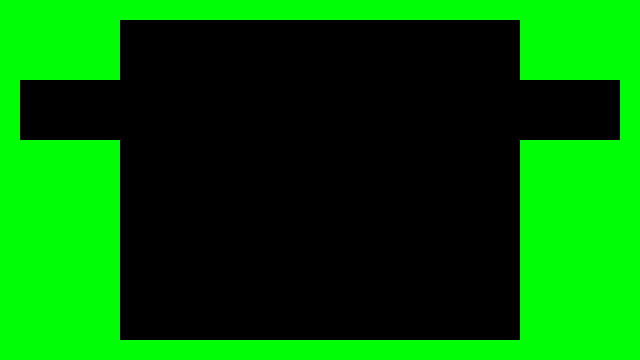

This game map was drawn from its Tiled (.tmx) file and the tilesets committed beside it. A one-line description and the full map source follow:
An orthogonal 32x18 tile map with 20x20 px tiles, 1 tile layer (main) and 50 objects (2x 1, 2x 2, 2x 3).

<map version="1.2" tiledversion="1.2.1" orientation="orthogonal" renderorder="right-down" width="32" height="18" tilewidth="20" tileheight="20" infinite="0" nextlayerid="8" nextobjectid="145">
 <tileset firstgid="1" source="testsheet.tsx" />
 <layer id="1" name="main" width="32" height="18">
  <data encoding="csv">
1,1,1,1,1,1,1,1,1,1,1,1,1,1,1,1,1,1,1,1,1,1,1,1,1,1,1,1,1,1,1,1,
1,1,1,1,1,1,0,0,0,0,0,0,0,0,0,0,0,0,0,0,0,0,0,0,0,0,1,1,1,1,1,1,
1,1,1,1,1,1,0,0,0,0,0,0,0,0,0,0,0,0,0,0,0,0,0,0,0,0,1,1,1,1,1,1,
1,1,1,1,1,1,0,0,0,0,0,0,0,0,0,0,0,0,0,0,0,0,0,0,0,0,1,1,1,1,1,1,
1,0,0,0,0,0,0,0,0,0,0,0,0,0,0,0,0,0,0,0,0,0,0,0,0,0,0,0,0,0,0,1,
1,0,0,0,0,0,0,0,0,0,0,0,0,0,0,0,0,0,0,0,0,0,0,0,0,0,0,0,0,0,0,1,
1,0,0,0,0,0,0,0,0,0,0,0,0,0,0,0,0,0,0,0,0,0,0,0,0,0,0,0,0,0,0,1,
1,1,1,1,1,1,0,0,0,0,0,0,0,0,0,0,0,0,0,0,0,0,0,0,0,0,1,1,1,1,1,1,
1,1,1,1,1,1,0,0,0,0,0,0,0,0,0,0,0,0,0,0,0,0,0,0,0,0,1,1,1,1,1,1,
1,1,1,1,1,1,0,0,0,0,0,0,0,0,0,0,0,0,0,0,0,0,0,0,0,0,1,1,1,1,1,1,
1,1,1,1,1,1,0,0,0,0,0,0,0,0,0,0,0,0,0,0,0,0,0,0,0,0,1,1,1,1,1,1,
1,1,1,1,1,1,0,0,0,0,0,0,0,0,0,0,0,0,0,0,0,0,0,0,0,0,1,1,1,1,1,1,
1,1,1,1,1,1,0,0,0,0,0,0,0,0,0,0,0,0,0,0,0,0,0,0,0,0,1,1,1,1,1,1,
1,1,1,1,1,1,0,0,0,0,0,0,0,0,0,0,0,0,0,0,0,0,0,0,0,0,1,1,1,1,1,1,
1,1,1,1,1,1,0,0,0,0,0,0,0,0,0,0,0,0,0,0,0,0,0,0,0,0,1,1,1,1,1,1,
1,1,1,1,1,1,0,0,0,0,0,0,0,0,0,0,0,0,0,0,0,0,0,0,0,0,1,1,1,1,1,1,
1,1,1,1,1,1,0,0,0,0,0,0,0,0,0,0,0,0,0,0,0,0,0,0,0,0,1,1,1,1,1,1,
1,1,1,1,1,1,1,1,1,1,1,1,1,1,1,1,1,1,1,1,1,1,1,1,1,1,1,1,1,1,1,1
</data>
 </layer>
 <objectgroup color="#ff0000" id="2" name="obstacles">
  <object id="96" x="120" y="320" width="20" height="20" />
  <object id="97" x="140" y="320" width="20" height="20" />
  <object id="98" x="160" y="320" width="20" height="20" />
  <object id="99" x="180" y="320" width="20" height="20" />
  <object id="100" x="200" y="320" width="20" height="20" />
  <object id="101" x="220" y="320" width="20" height="20" />
  <object id="102" x="240" y="320" width="20" height="20" />
  <object id="103" x="260" y="320" width="20" height="20" />
  <object id="104" x="280" y="320" width="20" height="20" />
  <object id="105" x="300" y="320" width="20" height="20" />
  <object id="106" x="320" y="320" width="20" height="20" />
  <object id="107" x="340" y="320" width="20" height="20" />
  <object id="108" x="360" y="320" width="20" height="20" />
  <object id="109" x="380" y="320" width="20" height="20" />
  <object id="110" x="400" y="320" width="20" height="20" />
  <object id="111" x="420" y="320" width="20" height="20" />
  <object id="112" x="440" y="320" width="20" height="20" />
  <object id="113" x="460" y="320" width="20" height="20" />
  <object id="114" x="480" y="320" width="20" height="20" />
  <object id="115" x="500" y="320" width="20" height="20" />
  <object id="116" x="120" y="60" width="20" height="20" />
  <object id="117" x="120" y="20" width="20" height="20" />
  <object id="118" x="120" y="40" width="20" height="20" />
  <object id="119" x="500" y="60" width="20" height="20" />
  <object id="120" x="500" y="20" width="20" height="20" />
  <object id="121" x="500" y="40" width="20" height="20" />
  <object id="129" x="120" y="200" width="20" height="20" />
  <object id="130" x="120" y="160" width="20" height="20" />
  <object id="131" x="120" y="180" width="20" height="20" />
  <object id="132" x="120" y="260" width="20" height="20" />
  <object id="133" x="120" y="220" width="20" height="20" />
  <object id="134" x="120" y="240" width="20" height="20" />
  <object id="135" x="120" y="280" width="20" height="20" />
  <object id="136" x="120" y="300" width="20" height="20" />
  <object id="137" x="500" y="200" width="20" height="20" />
  <object id="138" x="500" y="160" width="20" height="20" />
  <object id="139" x="500" y="180" width="20" height="20" />
  <object id="140" x="500" y="260" width="20" height="20" />
  <object id="141" x="500" y="220" width="20" height="20" />
  <object id="142" x="500" y="240" width="20" height="20" />
  <object id="143" x="500" y="280" width="20" height="20" />
  <object id="144" x="500" y="300" width="20" height="20" />
 </objectgroup>
 <objectgroup color="#ffffff" id="5" name="exit">
  <object id="15" x="580" y="120" width="20" height="20" />
 </objectgroup>
 <objectgroup color="#00ff00" id="3" name="player">
  <object id="2" x="40" y="120" width="20" height="20" />
 </objectgroup>
 <objectgroup color="#0000ff" id="6" name="platforms" locked="1">
  <object id="122" name="1" x="120" y="140" width="60" height="8" />
  <object id="123" name="2" x="300" y="140" width="60" height="8" />
  <object id="124" name="3" x="360" y="140" width="60" height="8" />
 </objectgroup>
 <objectgroup id="7" name="platformPaths">
  <object id="125" name="1" x="120" y="140">
   <polyline points="0,0 60,0" />
  </object>
  <object id="127" name="2" x="300" y="140">
   <polyline points="0,0 -60,0" />
  </object>
  <object id="128" name="3" x="360" y="140">
   <polyline points="0,0 100,0" />
  </object>
 </objectgroup>
</map>
